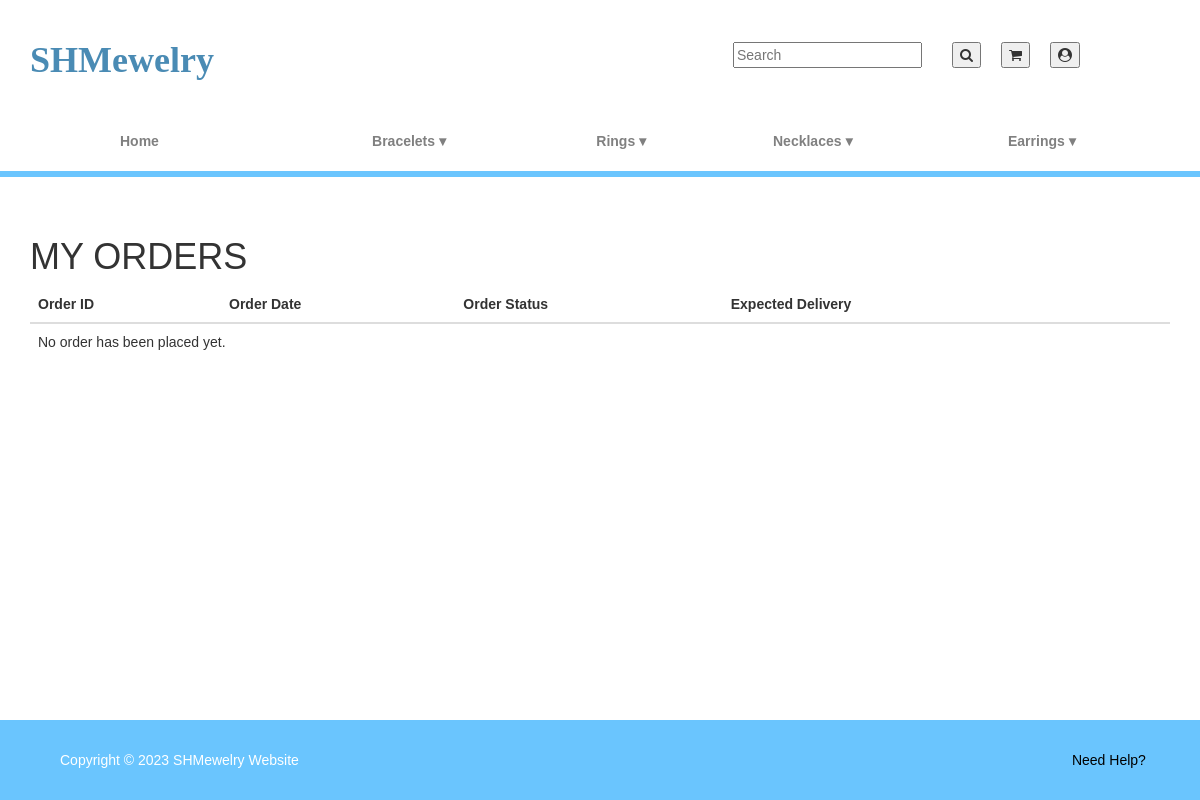
/index.php?controller=orders&action=list (signed in), run on an earlier commit of the app's database.
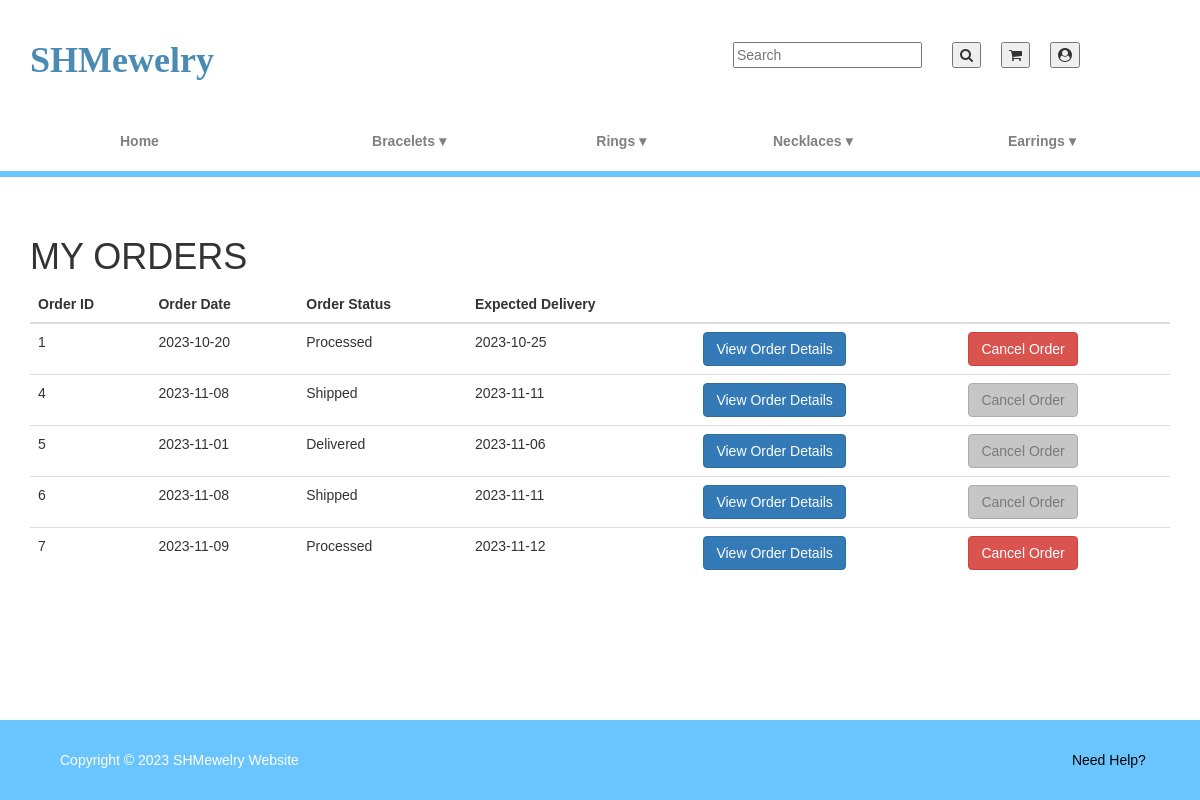
And on a later commit of the database.
### tables this page shows
CREATE TABLE ORDERS (
    ORDER_ID INT AUTO_INCREMENT PRIMARY KEY,
    TOTAL_PRICE DECIMAL(10, 2),
    ORDER_DATE DATE,
    ORDER_STATUS VARCHAR(35),
    EXPECTED_DELIVERY DATE,
    USER_ID INT,
    FOREIGN KEY (USER_ID) REFERENCES USER(USER_ID) ON DELETE CASCADE
);

### Models/Orders.php (called while the page is built, shortened)
<?php
include_once(__DIR__ . '/../db_connection.php');
class Orders {
    public static function list() {
        global $conn;
        $userId = isset($_SESSION['user']) ? $_SESSION['user']->user_id : -1;
        $groupId = isset($_SESSION['user']) ? $_SESSION['user']->group_id : -1;
        if ($groupId === 1) {
            $sql = "SELECT * FROM `ORDERS` WHERE USER_ID = ?";
            $stmt = $conn->prepare($sql);
            $stmt->bind_param('i', $userId);
        } else if ($groupId === 2 || $groupId === 3) {
            $sql = "SELECT * FROM `ORDERS`";
            $stmt = $conn->prepare($sql);
            if (!$stmt) {
                throw new Exception("Error preparing SQL statement: " . $conn->error);
            }
        } else {
            throw new Exception("Invalid group ID or no group ID in session.");
        }
        $stmt->execute();
        $result = $stmt->get_result();
        $data = $result->fetch_all(MYSQLI_ASSOC);
        return $data;
    }
}

### Views/Orders/list.php (the view, shortened to what this page needs)
<!DOCTYPE html>
<html lang="en">
<head>
    <link href="https://netdna.bootstrapcdn.com/bootstrap/3.3.6/css/bootstrap.min.css" rel="stylesheet">
    <link rel="stylesheet" href="CSS/shared.css">
</head>
<body>
<?php include_once __DIR__ . "/../../navbar.php"; ?>
<div class="container my-5">
    <?php
    switch ($groupId) {
        case 1:
            echo '<h1 class="py-2">MY ORDERS</h1>';
            echo '<table class="table">
                    <thead>
                        <tr>
                            <th scope="col">Order ID</th>
                            <th scope="col">Order Date</th>
                            <th scope="col">Order Status</th>
                            <th scope="col">Expected Delivery</th>
                            <th scope="col"></th>
                            <th scope="col"></th>
                        </tr>
                    </thead>
                    <tbody>';
            if (!empty($data)) {
                foreach ($data as $order) {
                    echo '<tr>
                            <td>' . $order['ORDER_ID'] . '</td>
                            <td>' . $order['ORDER_DATE'] . '</td>
                            <td>' . $order['ORDER_STATUS'] . '</td>
                            <td>' . $order['EXPECTED_DELIVERY'] . '</td>
                            <td>
                                <form method="post" action="index.php?controller=orders&action=view&id=' . $order['ORDER_ID'] . '">
                                    <input type="hidden" name="order_id" value="' . $order['ORDER_ID'] . '">
                                    <button type="submit" class="btn btn-primary" name="view">View Order Details</button>
                                </form>
                            </td>
                            <td>';
                            if ($order['ORDER_STATUS'] === 'Shipped' || $order['ORDER_STATUS'] === 'Delivered') {
                                echo '<button class="btn btn-secondary" disabled style="background-color: darkgrey; border: 1px solid grey;">Cancel Order</button>';
                            } else {
                                echo '<form method="post" action="index.php?controller=orders&action=delete">
                                            <input type="hidden" name="order_id" value="' . $order['ORDER_ID'] . '">
                                            <button type="submit" class="btn btn-danger" name="delete">Cancel Order</button>
                                        </form>';
                            }
                            echo '</td></tr>';
                        }
                    } else {
                        echo '<tr><td colspan="6">No order has been placed yet.</td></tr>';
                    }
                    echo '</tbody></table>';
                    break;
            }
            ?>
</div>
</body>
</html>

What changed in the data, as far as the page shows it:
added orders: ORDER_ID "1", ORDER_DATE "2023-10-20", ORDER_STATUS "Processed", EXPECTED_DELIVERY "2023-10-25"
added orders: ORDER_ID "4", ORDER_DATE "2023-11-08", ORDER_STATUS "Shipped", EXPECTED_DELIVERY "2023-11-11", shows "Cancel Order"
added orders: ORDER_ID "5", ORDER_DATE "2023-11-01", ORDER_STATUS "Delivered", EXPECTED_DELIVERY "2023-11-06", shows "Cancel Order"
added orders: ORDER_ID "6", ORDER_DATE "2023-11-08", ORDER_STATUS "Shipped", EXPECTED_DELIVERY "2023-11-11", shows "Cancel Order"
added orders: ORDER_ID "7", ORDER_DATE "2023-11-09", ORDER_STATUS "Processed", EXPECTED_DELIVERY "2023-11-12"
Also different on the page:
text no longer shown: "No order has been placed yet."
